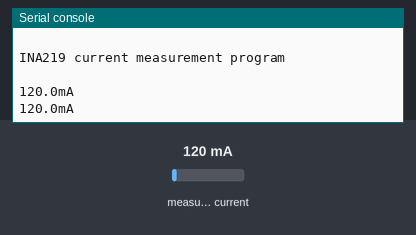
Bench run of a program on a simulated ESP32 board running MicroPython. On the bench: the last lines printed to the serial console. The test bench sets the inputs (shaded band); at power-on: measured current 120 mA.

Above: at 1.2 s.
1.3 s: measured current set to 40 mA
At 2.6 s:
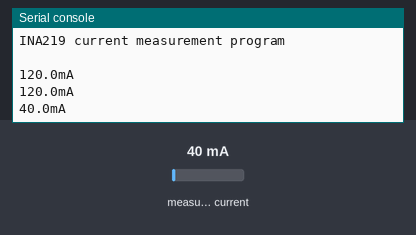
2.8 s: measured current set to 500 mA
At 3.8 s:
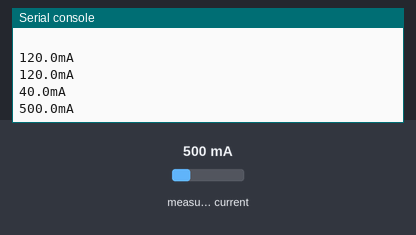
Timing chart, 0 to 5.8 s (numbered marks = the images above; inputs shaded):
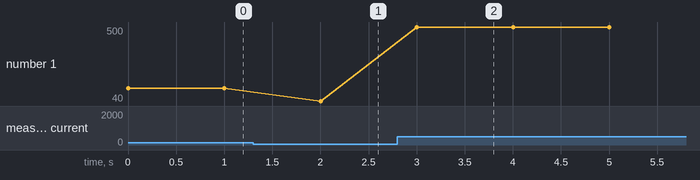

The program:

Batteri.py
```python
from machine import I2C
from ina219_lib import INA219
from time import sleep

i2c_port = 0

ina219_i2c_addr = 0x40

i2c = I2C(i2c_port)

ina219 = INA219(i2c, ina219_i2c_addr)


print("\nINA219 current measurement program\n")

while True:
    current = ina219.get_current()
    print(str(current) +"mA")

    sleep(1)

    
```

ina219_lib.py
```python
# Library to use with an INA219 current monitor device
#
# Initialize parameters
#    I2C bus
#    I2C address
#
#    Default settings are:
#        32 V
#         2 A
#        100 mohms shunt resistor
#        12 bits ADCs

# Bits
_READ = const(0x01)

# Config Register (R/W)
_REG_CONFIG = const(0x00)
_CONFIG_RESET = const(0x8000)                     # Reset Bit

_CONFIG_BVOLTAGERANGE_MASK = const(0x2000)        # Bus Voltage Range Mask
_CONFIG_BVOLTAGERANGE_16V = const(0x0000)         # 0-16 V Range
_CONFIG_BVOLTAGERANGE_32V = const(0x2000)         # 0-32 V Range

_CONFIG_GAIN_MASK = const(0x1800)                 # Gain Mask
_CONFIG_GAIN_1_40MV = const(0x0000)               # Gain 1, 40 mV Range
_CONFIG_GAIN_2_80MV = const(0x0800)               # Gain 2, 80 mV Range
_CONFIG_GAIN_4_160MV = const(0x1000)              # Gain 4, 160 mV Range
_CONFIG_GAIN_8_320MV = const(0x1800)              # Gain 8, 320 mV Range

_CONFIG_BADCRES_MASK = const(0x0780)              # Bus ADC Resolution Mask
_CONFIG_BADCRES_9BIT = const(0x0080)              #  9 bit bus res = 0..511
_CONFIG_BADCRES_10BIT = const(0x0100)             # 10 bit bus res = 0..1023
_CONFIG_BADCRES_11BIT = const(0x0200)             # 11 bit bus res = 0..2047
_CONFIG_BADCRES_12BIT = const(0x0400)             # 12 bit bus res = 0..4095

_CONFIG_SADCRES_MASK = const(0x0078)              # Shunt ADC resistor and avg mask
_CONFIG_SADCRES_9BIT_1S_84US = const(0x0000)      # 1 x 9 bit shunt sample
_CONFIG_SADCRES_10BIT_1S_148US = const(0x0008)    # 1 x 10 bit shunt sample
_CONFIG_SADCRES_11BIT_1S_276US = const(0x0010)    # 1 x 11 bit shunt sample
_CONFIG_SADCRES_12BIT_1S_532US = const(0x0018)    # 1 x 12 bit shunt sample
_CONFIG_SADCRES_12BIT_2S_1060US = const(0x0048)   # 2 x 12 bit sample average
_CONFIG_SADCRES_12BIT_4S_2130US = const(0x0050)   # 4 x 12 bit sample average
_CONFIG_SADCRES_12BIT_8S_4260US = const(0x0058)   # 8 x 12 bit sample average
_CONFIG_SADCRES_12BIT_16S_8510US = const(0x0060)  # 16 x 12 bit sample average
_CONFIG_SADCRES_12BIT_32S_17MS = const(0x0068)    # 32 x 12 bit sample average
_CONFIG_SADCRES_12BIT_64S_34MS = const(0x0070)    # 64 x 12 bit sample average
_CONFIG_SADCRES_12BIT_128S_69MS = const(0x0078)   # 128 x 12 bit sample average

# Operating Mode Mask
_CONFIG_MODE_MASK = const(0x0007)
_CONFIG_MODE_POWERDOWN = const(0x0000)
_CONFIG_MODE_SVOLT_TRIGGERED = const(0x0001)
_CONFIG_MODE_BVOLT_TRIGGERED = const(0x0002)
_CONFIG_MODE_SANDBVOLT_TRIGGERED = const(0x0003)
_CONFIG_MODE_ADCOFF = const(0x0004)
_CONFIG_MODE_SVOLT_CONTINUOUS = const(0x0005)
_CONFIG_MODE_BVOLT_CONTINUOUS = const(0x0006)
_CONFIG_MODE_SANDBVOLT_CONTINUOUS = const(0x0007)

# SHUNT VOLTAGE REGISTER (R)
_REG_SHUNTVOLTAGE = const(0x01)

# BUS VOLTAGE REGISTER (R)
_REG_BUSVOLTAGE = const(0x02)

# POWER REGISTER (R)
_REG_POWER = const(0x03)

# CURRENT REGISTER (R)
_REG_CURRENT = const(0x04)

# CALIBRATION REGISTER (R/W)
_REG_CALIBRATION = const(0x05)


def _to_signed(num):
    if num > 0x7FFF:
        num -= 0x10000
    return num


class INA219:

    def __init__(self, i2c_device, addr = 0x40):
        self.i2c_device = i2c_device

        self.i2c_addr = addr
        self.buf = bytearray(2)
        # Multiplier in mA used to determine current from raw reading
        self._current_lsb = 0
        # Multiplier in W used to determine power from raw reading
        self._power_lsb = 0

        # Set the INA219 to max values for safety reasons
        self._cal_value = 4096
        self.set_calibration_32V_2A()


    def write_register(self, reg, value):
        self.buf[0] = (value >> 8) & 0xFF
        self.buf[1] = value & 0xFF
        self.i2c_device.writeto_mem(self.i2c_addr, reg, self.buf)


    def read_register(self, reg):
        self.i2c_device.readfrom_mem_into(self.i2c_addr, reg & 0xff, self.buf)
        value = (self.buf[0] << 8) | (self.buf[1])

        return value


    def get_shunt_voltage(self):       # The voltage over the shunt resistor
        value = _to_signed(self.read_register(_REG_SHUNTVOLTAGE))

        return value * 0.00001         # The least signficant bit is 10 uV


    def get_bus_voltage(self):         # The voltage on the load, i.e. V- and ground
        raw_voltage = self.read_register(_REG_BUSVOLTAGE)

        # Shift to the right 3 to drop CNVR and OVF and multiply by LSB
        # Each least signficant bit is 4 mV
        voltage_mv = _to_signed(raw_voltage >> 3) * 4

        return voltage_mv * 0.001


    def get_current(self):             # The current to the load in mA
        # Sometimes a sharp load will reset the INA219, which will
        # reset the cal register, meaning CURRENT and POWER will
        # not be available ... as this by always setting a cal
        # value even if it's an unfortunate extra step
        self.write_register(_REG_CALIBRATION, self._cal_value)
        # Now we can safely read the CURRENT register!
        raw_current = _to_signed(self.read_register(_REG_CURRENT))

        return raw_current * self._current_lsb


    def set_calibration_32V_2A(self):  # pylint: disable=invalid-name
        """Configures to INA219 to be able to measure up to 32 V and 2 A
            of current. Counter overflow occurs at 3.2 A
           ..note :: These calculations assume a 0.1 ohm resistor"""
        # By default we use a pretty huge range for the input voltage,
        # which probably isn't the most appropriate choice for system
        # that don't use a lot of power.  But all of the calculations
        # are shown below if you want to change the settings.  You will
        # also need to change any relevant register settings, such as
        # setting the VBUS_MAX to 16V instead of 32 V, etc.

        # VBUS_MAX = 32V    (Assumes 32 V, can also be set to 16 V)
        # VSHUNT_MAX = 0.32 (Assumes Gain 8, 320 mV, can also be
        #                    0.16, 0.08, 0.04)
        # RSHUNT = 0.1      (Resistor value in ohms)

        # 1. Determine max possible current
        # MaxPossible_I = VSHUNT_MAX / RSHUNT
        # MaxPossible_I = 3.2 A

        # 2. Determine max expected current
        # MaxExpected_I = 2.0 A

        # 3. Calculate possible range of LSBs (Min = 15 bit, Max = 12 bit)
        # MinimumLSB = MaxExpected_I/32767
        # MinimumLSB = 61 uA per bit
        # MaximumLSB = MaxExpected_I/4096
        # MaximumLSB = 488 uA per bit

        # 4. Choose an LSB between the min and max values
        #    (Preferrably a roundish number close to MinLSB)
        # CurrentLSB = 100 uA per bit
        self._current_lsb = .1         # Current LSB = 100 uA per bit

        # 5. Compute the calibration register
        # Cal = trunc (0.04096 / (Current_LSB * RSHUNT))
        # Cal = 4096 (0x1000)

        self._cal_value = 4096

        # 6. Calculate the power LSB
        # PowerLSB = 20 * CurrentLSB
        # PowerLSB = 2 mW per bit
        self._power_lsb = .002         # Power LSB = 2 mW per bit

        # 7. Compute the maximum current and shunt voltage values before
        #    overflow
        #
        # Max_Current = Current_LSB * 32767
        # Max_Current = 3.2767 A before overflow
        #
        # If Max_Current > Max_Possible_I then
        #    Max_Current_Before_Overflow = MaxPossible_I
        # Else
        #    Max_Current_Before_Overflow = Max_Current
        # End If
        #
        # Max_ShuntVoltage = Max_Current_Before_Overflow * RSHUNT
        # Max_ShuntVoltage = 0.32 V
        #
        # If Max_ShuntVoltage >= VSHUNT_MAX
        #    Max_ShuntVoltage_Before_Overflow = VSHUNT_MAX
        # Else
        #    Max_ShuntVoltage_Before_Overflow = Max_ShuntVoltage
        # End If

        # 8. Compute the Maximum Power
        # MaximumPower = Max_Current_Before_Overflow * VBUS_MAX
        # MaximumPower = 3.2 * 32 V
        # MaximumPower = 102.4 W

        # Set Calibration register to 'Cal' calculated above
        self.write_register(_REG_CALIBRATION, self._cal_value)

        # Set Config register to take into account the settings above
        config = (_CONFIG_BVOLTAGERANGE_32V |
                  _CONFIG_GAIN_8_320MV |
                  _CONFIG_BADCRES_12BIT |
                  _CONFIG_SADCRES_12BIT_1S_532US |
                  _CONFIG_MODE_SANDBVOLT_CONTINUOUS)
        self.write_register(_REG_CONFIG, config)


    def set_calibration_32V_1A(self):  # pylint: disable=invalid-name
        """Configures to INA219 to be able to measure up to 32 V and 1 A of
           current. Counter overflow occurs at 1.3 A
           .. note:: These calculations assume a 0.1 ohm shunt resistor."""
        # By default we use a pretty huge range for the input voltage,
        # which probably isn't the most appropriate choice for system
        # that don't use a lot of power.  But all of the calculations
        # are shown below if you want to change the settings.  You will
        # also need to change any relevant register settings, such as
        # setting the VBUS_MAX to 16 V instead of 32 V, etc.

        # VBUS_MAX = 32 V    (Assumes 32 V, can also be set to 16 V)
        # VSHUNT_MAX = 0.32 (Assumes Gain 8, 320 mV, can also be
        #                    0.16, 0.08, 0.04)
        # RSHUNT = 0.1      (Resistor value in ohms)

        # 1. Determine max possible current
        # MaxPossible_I = VSHUNT_MAX / RSHUNT
        # MaxPossible_I = 3.2 A

        # 2. Determine max expected current
        # MaxExpected_I = 1.0 A

        # 3. Calculate possible range of LSBs (Min = 15 bit, Max = 12 bit)
        # MinimumLSB = MaxExpected_I/32767
        # MinimumLSB = 30.5uA per bit
        # MaximumLSB = MaxExpected_I/4096
        # MaximumLSB = 244 uA per bit

        # 4. Choose an LSB between the min and max values
        #    (Preferrably a roundish number close to MinLSB)
        # CurrentLSB = 40 uA per bit
        self._current_lsb = 0.04  # In mA

        # 5. Compute the calibration register
        # Cal = trunc (0.04096 / (Current_LSB * RSHUNT))
        # Cal = 10240 (0x2800)

        self._cal_value = 10240

        # 6. Calculate the power LSB
        # PowerLSB = 20 * CurrentLSB
        # PowerLSB = 800 uW per bit
        self._power_lsb = 0.0008

        # 7. Compute the maximum current and shunt voltage values before
        #    overflow
        #
        # Max_Current = Current_LSB * 32767
        # Max_Current = 1.31068 A before overflow
        #
        # If Max_Current > Max_Possible_I then
        #    Max_Current_Before_Overflow = MaxPossible_I
        # Else
        #    Max_Current_Before_Overflow = Max_Current
        # End If
        #
        # ... In this case, we're good though since Max_Current is less than
        #     MaxPossible_I
        #
        # Max_ShuntVoltage = Max_Current_Before_Overflow * RSHUNT
        # Max_ShuntVoltage = 0.131068 V
        #
        # If Max_ShuntVoltage >= VSHUNT_MAX
        #    Max_ShuntVoltage_Before_Overflow = VSHUNT_MAX
        # Else
        #    Max_ShuntVoltage_Before_Overflow = Max_ShuntVoltage
        # End If

        # 8. Compute the Maximum Power
        # MaximumPower = Max_Current_Before_Overflow * VBUS_MAX
        # MaximumPower = 1.31068 * 32 V
        # MaximumPower = 41.94176 W

        # Set Calibration register to 'Cal' calculated above
        self.write_register(_REG_CALIBRATION, self._cal_value)

        # Set Config register to take into account the settings above
        config = (_CONFIG_BVOLTAGERANGE_32V |
                  _CONFIG_GAIN_8_320MV |
                  _CONFIG_BADCRES_12BIT |
                  _CONFIG_SADCRES_12BIT_1S_532US |
                  _CONFIG_MODE_SANDBVOLT_CONTINUOUS)
        self.write_register(_REG_CONFIG, config)


    def set_calibration_16V_400mA(self):  # pylint: disable=invalid-name
        """Configures to INA219 to be able to measure up to 16 V and 400 mA of
           current. Counter overflow occurs at 1.6 A
           .. note:: These calculations assume a 0.1 ohm shunt resistor."""
        # Calibration which uses the highest precision for
        # current measurement (0.1 mA), at the expense of
        # only supporting 16 V at 400 mA max.

        # VBUS_MAX = 16 V
        # VSHUNT_MAX = 0.04          (Assumes Gain 1, 40 mV)
        # RSHUNT = 0.1               (Resistor value in ohms)

        # 1. Determine max possible current
        # MaxPossible_I = VSHUNT_MAX / RSHUNT
        # MaxPossible_I = 0.4 A

        # 2. Determine max expected current
        # MaxExpected_I = 0.4 A

        # 3. Calculate possible range of LSBs (Min = 15 bit, Max = 12 bit)
        # MinimumLSB = MaxExpected_I/32767
        # MinimumLSB = 12uA per bit
        # MaximumLSB = MaxExpected_I/4096
        # MaximumLSB = 98uA per bit

        # 4. Choose an LSB between the min and max values
        #    (Preferrably a roundish number close to MinLSB)
        # CurrentLSB = 50 uA per bit
        self._current_lsb = 0.05  # in mA

        # 5. Compute the calibration register
        # Cal = trunc (0.04096 / (Current_LSB * RSHUNT))
        # Cal = 8192 (0x2000)

        self._cal_value = 8192

        # 6. Calculate the power LSB
        # PowerLSB = 20 * CurrentLSB
        # PowerLSB = 1 mW per bit
        self._power_lsb = 0.001

        # 7. Compute the maximum current and shunt voltage values before
        #    overflow
        #
        # Max_Current = Current_LSB * 32767
        # Max_Current = 1.63835A before overflow
        #
        # If Max_Current > Max_Possible_I then
        #    Max_Current_Before_Overflow = MaxPossible_I
        # Else
        #    Max_Current_Before_Overflow = Max_Current
        # End If
        #
        # Max_Current_Before_Overflow = MaxPossible_I
        # Max_Current_Before_Overflow = 0.4
        #
        # Max_ShuntVoltage = Max_Current_Before_Overflow * RSHUNT
        # Max_ShuntVoltage = 0.04 V
        #
        # If Max_ShuntVoltage >= VSHUNT_MAX
        #    Max_ShuntVoltage_Before_Overflow = VSHUNT_MAX
        # Else
        #    Max_ShuntVoltage_Before_Overflow = Max_ShuntVoltage
        # End If
        #
        # Max_ShuntVoltage_Before_Overflow = VSHUNT_MAX
        # Max_ShuntVoltage_Before_Overflow = 0.04 V

        # 8. Compute the Maximum Power
        # MaximumPower = Max_Current_Before_Overflow * VBUS_MAX
        # MaximumPower = 0.4 * 16 V
        # MaximumPower = 6.4 W

        # Set Calibration register to 'Cal' calculated above
        self.write_register(_REG_CALIBRATION, self._cal_value)

        # Set Config register to take into account the settings above
        config = (_CONFIG_BVOLTAGERANGE_16V |
                  _CONFIG_GAIN_1_40MV |
                  _CONFIG_BADCRES_12BIT |
                  _CONFIG_SADCRES_12BIT_1S_532US |
                  _CONFIG_MODE_SANDBVOLT_CONTINUOUS)
        self.write_register(_REG_CONFIG, config)
```

Measured:
- after the input at 1.3 s, the serial console: prints a new line after 0.70 s (image 1)
- after the input at 2.8 s, the serial console: prints a new line after 0.20 s (image 2)
- plotted number 1: 120 → 40 after the input at 1.3 s, 40 → 500 after the input at 2.8 s
